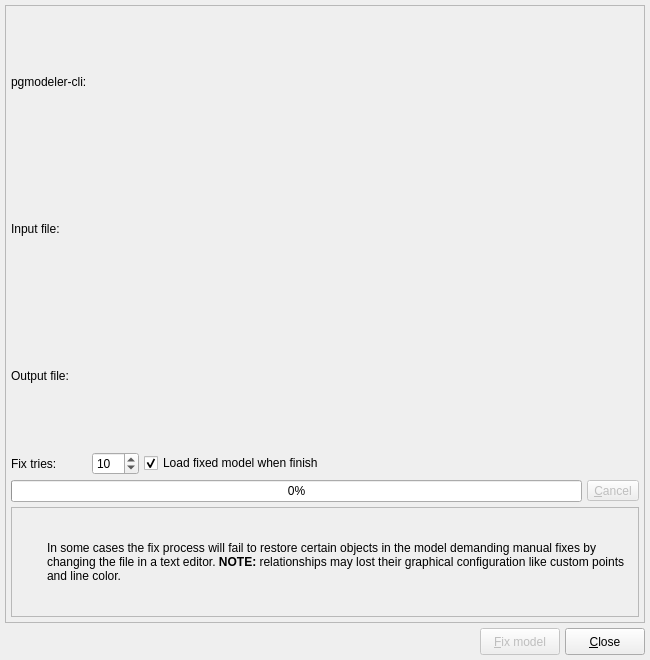
<?xml version="1.0" encoding="UTF-8"?>
<ui version="4.0">
 <class>ModelFixForm</class>
 <widget class="QDialog" name="ModelFixForm">
  <property name="windowModality">
   <enum>Qt::WindowModality::ApplicationModal</enum>
  </property>
  <property name="geometry">
   <rect>
    <x>0</x>
    <y>0</y>
    <width>650</width>
    <height>660</height>
   </rect>
  </property>
  <property name="sizePolicy">
   <sizepolicy hsizetype="Preferred" vsizetype="Preferred">
    <horstretch>0</horstretch>
    <verstretch>0</verstretch>
   </sizepolicy>
  </property>
  <property name="minimumSize">
   <size>
    <width>650</width>
    <height>660</height>
   </size>
  </property>
  <property name="maximumSize">
   <size>
    <width>16777215</width>
    <height>16777215</height>
   </size>
  </property>
  <property name="windowTitle">
   <string>Fix database model file</string>
  </property>
  <property name="windowIcon">
   <iconset resource="../../../../priv-plugins/res/logoicons.qrc">
    <normaloff>:/icons/icons/pgmodeler_logo.png</normaloff>:/icons/icons/pgmodeler_logo.png</iconset>
  </property>
  <layout class="QGridLayout" name="gridLayout_3">
   <property name="leftMargin">
    <number>5</number>
   </property>
   <property name="topMargin">
    <number>5</number>
   </property>
   <property name="rightMargin">
    <number>5</number>
   </property>
   <property name="bottomMargin">
    <number>5</number>
   </property>
   <property name="spacing">
    <number>5</number>
   </property>
   <item row="0" column="0" colspan="4">
    <widget class="QFrame" name="frame">
     <property name="enabled">
      <bool>true</bool>
     </property>
     <property name="sizePolicy">
      <sizepolicy hsizetype="Expanding" vsizetype="Expanding">
       <horstretch>0</horstretch>
       <verstretch>0</verstretch>
      </sizepolicy>
     </property>
     <property name="frameShape">
      <enum>QFrame::Shape::StyledPanel</enum>
     </property>
     <property name="frameShadow">
      <enum>QFrame::Shadow::Raised</enum>
     </property>
     <layout class="QGridLayout" name="model_fix_grid">
      <property name="leftMargin">
       <number>5</number>
      </property>
      <property name="topMargin">
       <number>5</number>
      </property>
      <property name="rightMargin">
       <number>5</number>
      </property>
      <property name="bottomMargin">
       <number>5</number>
      </property>
      <property name="spacing">
       <number>5</number>
      </property>
      <item row="3" column="0">
       <widget class="QLabel" name="label_6">
        <property name="text">
         <string>Fix tries:</string>
        </property>
       </widget>
      </item>
      <item row="4" column="0" colspan="3">
       <layout class="QVBoxLayout" name="output_lt"/>
      </item>
      <item row="2" column="0">
       <widget class="QLabel" name="label_5">
        <property name="sizePolicy">
         <sizepolicy hsizetype="Fixed" vsizetype="Preferred">
          <horstretch>0</horstretch>
          <verstretch>0</verstretch>
         </sizepolicy>
        </property>
        <property name="text">
         <string>Output file:</string>
        </property>
       </widget>
      </item>
      <item row="0" column="0" colspan="2">
       <widget class="QLabel" name="pgmodeler_cli_lbl">
        <property name="sizePolicy">
         <sizepolicy hsizetype="Fixed" vsizetype="Preferred">
          <horstretch>0</horstretch>
          <verstretch>0</verstretch>
         </sizepolicy>
        </property>
        <property name="text">
         <string>pgmodeler-cli:</string>
        </property>
       </widget>
      </item>
      <item row="5" column="0" colspan="3">
       <layout class="QHBoxLayout" name="horizontalLayout_3" stretch="0,0">
        <property name="spacing">
         <number>5</number>
        </property>
        <item>
         <widget class="QProgressBar" name="progress_pb">
          <property name="sizePolicy">
           <sizepolicy hsizetype="Expanding" vsizetype="Fixed">
            <horstretch>0</horstretch>
            <verstretch>0</verstretch>
           </sizepolicy>
          </property>
          <property name="value">
           <number>0</number>
          </property>
         </widget>
        </item>
        <item>
         <widget class="QToolButton" name="cancel_btn">
          <property name="enabled">
           <bool>false</bool>
          </property>
          <property name="sizePolicy">
           <sizepolicy hsizetype="Fixed" vsizetype="Fixed">
            <horstretch>0</horstretch>
            <verstretch>0</verstretch>
           </sizepolicy>
          </property>
          <property name="text">
           <string>&amp;Cancel</string>
          </property>
          <property name="icon">
           <iconset resource="../../res/resources.qrc">
            <normaloff>:/icons/icons/cancel.png</normaloff>:/icons/icons/cancel.png</iconset>
          </property>
          <property name="iconSize">
           <size>
            <width>25</width>
            <height>25</height>
           </size>
          </property>
          <property name="toolButtonStyle">
           <enum>Qt::ToolButtonStyle::ToolButtonTextBesideIcon</enum>
          </property>
         </widget>
        </item>
       </layout>
      </item>
      <item row="1" column="0">
       <widget class="QLabel" name="label_4">
        <property name="sizePolicy">
         <sizepolicy hsizetype="Fixed" vsizetype="Preferred">
          <horstretch>0</horstretch>
          <verstretch>0</verstretch>
         </sizepolicy>
        </property>
        <property name="text">
         <string>Input file:</string>
        </property>
       </widget>
      </item>
      <item row="8" column="0" colspan="3">
       <widget class="QFrame" name="alert2_frm">
        <property name="sizePolicy">
         <sizepolicy hsizetype="Preferred" vsizetype="Fixed">
          <horstretch>0</horstretch>
          <verstretch>0</verstretch>
         </sizepolicy>
        </property>
        <property name="minimumSize">
         <size>
          <width>0</width>
          <height>48</height>
         </size>
        </property>
        <property name="frameShape">
         <enum>QFrame::Shape::StyledPanel</enum>
        </property>
        <property name="frameShadow">
         <enum>QFrame::Shadow::Raised</enum>
        </property>
        <layout class="QGridLayout" name="gridLayout_5">
         <property name="leftMargin">
          <number>5</number>
         </property>
         <property name="topMargin">
          <number>5</number>
         </property>
         <property name="rightMargin">
          <number>5</number>
         </property>
         <property name="bottomMargin">
          <number>5</number>
         </property>
         <property name="spacing">
          <number>5</number>
         </property>
         <item row="1" column="1">
          <widget class="QLabel" name="message_lbl">
           <property name="sizePolicy">
            <sizepolicy hsizetype="Preferred" vsizetype="Expanding">
             <horstretch>0</horstretch>
             <verstretch>0</verstretch>
            </sizepolicy>
           </property>
           <property name="text">
            <string>In some cases the fix process will fail to restore certain objects in the model demanding manual fixes by changing the file in a text editor. &lt;strong&gt;NOTE:&lt;/strong&gt; relationships may lost their graphical configuration like custom points and line color.</string>
           </property>
           <property name="wordWrap">
            <bool>true</bool>
           </property>
          </widget>
         </item>
         <item row="1" column="0">
          <widget class="QLabel" name="icon_lbl2">
           <property name="minimumSize">
            <size>
             <width>25</width>
             <height>25</height>
            </size>
           </property>
           <property name="maximumSize">
            <size>
             <width>25</width>
             <height>25</height>
            </size>
           </property>
           <property name="text">
            <string/>
           </property>
           <property name="textFormat">
            <enum>Qt::TextFormat::AutoText</enum>
           </property>
           <property name="pixmap">
            <pixmap resource="../../res/resources.qrc">:/icons/icons/alert.png</pixmap>
           </property>
           <property name="scaledContents">
            <bool>true</bool>
           </property>
          </widget>
         </item>
        </layout>
       </widget>
      </item>
      <item row="3" column="2">
       <layout class="QHBoxLayout" name="horizontalLayout_2">
        <property name="spacing">
         <number>5</number>
        </property>
        <item>
         <widget class="QSpinBox" name="fix_tries_sb">
          <property name="minimum">
           <number>1</number>
          </property>
          <property name="maximum">
           <number>100</number>
          </property>
          <property name="value">
           <number>10</number>
          </property>
         </widget>
        </item>
        <item>
         <widget class="QCheckBox" name="load_model_chk">
          <property name="sizePolicy">
           <sizepolicy hsizetype="Expanding" vsizetype="Fixed">
            <horstretch>0</horstretch>
            <verstretch>0</verstretch>
           </sizepolicy>
          </property>
          <property name="text">
           <string>Load fixed model when finish</string>
          </property>
          <property name="checked">
           <bool>true</bool>
          </property>
         </widget>
        </item>
       </layout>
      </item>
     </layout>
    </widget>
   </item>
   <item row="1" column="0" colspan="4">
    <layout class="QHBoxLayout" name="horizontalLayout">
     <property name="spacing">
      <number>5</number>
     </property>
     <item>
      <widget class="QLabel" name="pgmodeler_name_lbl">
       <property name="sizePolicy">
        <sizepolicy hsizetype="Preferred" vsizetype="Fixed">
         <horstretch>0</horstretch>
         <verstretch>0</verstretch>
        </sizepolicy>
       </property>
       <property name="maximumSize">
        <size>
         <width>180</width>
         <height>35</height>
        </size>
       </property>
       <property name="text">
        <string/>
       </property>
       <property name="pixmap">
        <pixmap resource="../../res/resources.qrc">:/images/images/pgmodeler_name.png</pixmap>
       </property>
       <property name="scaledContents">
        <bool>true</bool>
       </property>
      </widget>
     </item>
     <item>
      <spacer>
       <property name="orientation">
        <enum>Qt::Orientation::Horizontal</enum>
       </property>
       <property name="sizeHint" stdset="0">
        <size>
         <width>186</width>
         <height>27</height>
        </size>
       </property>
      </spacer>
     </item>
     <item>
      <widget class="QPushButton" name="fix_btn">
       <property name="enabled">
        <bool>false</bool>
       </property>
       <property name="sizePolicy">
        <sizepolicy hsizetype="Preferred" vsizetype="Preferred">
         <horstretch>0</horstretch>
         <verstretch>0</verstretch>
        </sizepolicy>
       </property>
       <property name="maximumSize">
        <size>
         <width>16777215</width>
         <height>16777215</height>
        </size>
       </property>
       <property name="text">
        <string>&amp;Fix model</string>
       </property>
       <property name="icon">
        <iconset resource="../../res/resources.qrc">
         <normaloff>:/icons/icons/fixobject.png</normaloff>:/icons/icons/fixobject.png</iconset>
       </property>
       <property name="iconSize">
        <size>
         <width>28</width>
         <height>28</height>
        </size>
       </property>
       <property name="default">
        <bool>true</bool>
       </property>
      </widget>
     </item>
     <item>
      <widget class="QPushButton" name="close_btn">
       <property name="sizePolicy">
        <sizepolicy hsizetype="Preferred" vsizetype="Preferred">
         <horstretch>0</horstretch>
         <verstretch>0</verstretch>
        </sizepolicy>
       </property>
       <property name="maximumSize">
        <size>
         <width>16777215</width>
         <height>16777215</height>
        </size>
       </property>
       <property name="text">
        <string>&amp;Close</string>
       </property>
       <property name="icon">
        <iconset resource="../../res/resources.qrc">
         <normaloff>:/icons/icons/close1.png</normaloff>:/icons/icons/close1.png</iconset>
       </property>
       <property name="iconSize">
        <size>
         <width>28</width>
         <height>28</height>
        </size>
       </property>
       <property name="flat">
        <bool>false</bool>
       </property>
      </widget>
     </item>
    </layout>
   </item>
  </layout>
 </widget>
 <resources>
  <include location="../../res/resources.qrc"/>
  <include location="../../../../priv-plugins/res/logoicons.qrc"/>
 </resources>
 <connections/>
</ui>
